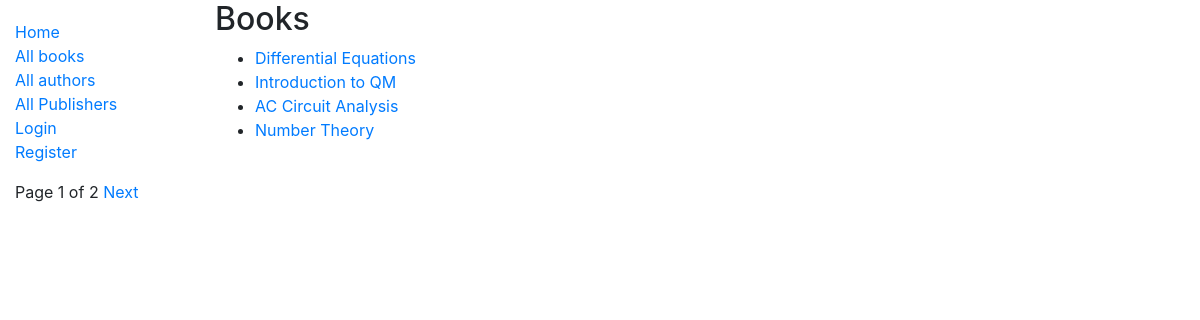
/catalog/books/, run on the app's committed database.
### catalog/models.py (models this page shows, shortened)
class Book(models.Model):
    title=models.CharField(max_length=200)
    author=models.ForeignKey('Author', on_delete=models.SET_NULL, null=True)
    language=models.ForeignKey('Language', on_delete=models.SET_NULL, null=True)
    summary=models.TextField(max_length=1000, help_text='Enter a brief description of the book')
    isbn=models.CharField('ISBN', max_length=13, unique=True, help_text='13 character <a href="https://www.isbn-international.org/content/what-isbn">ISBN number</a>')
    genre=models.ManyToManyField(Genre, help_text='Select a genre for this book')
    publisher=models.ForeignKey('Publisher', on_delete=models.SET_NULL, null=True)
    def get_absolute_url(self):
        return reverse('book-detail', args=[str(self.id)])
    def display_genre(self):
        return ', '.join(genre.name for genre in self.genre.all()[:3])
    display_genre.short_description='Genre'

### catalog/views.py (the view)
# urls.py: path('books/',views.BookListView.as_view(),name='books'),
class BookListView(generic.ListView):
    model=Book
    paginate_by=4
    def get_queryset(self):
        return Book.objects.all()
    def get_context_data(self, **kwargs):
        context=super(BookListView, self).get_context_data(**kwargs)
        context['some_data']='This is some data'
        return context

### catalog/templates/catalog/book_list.html
{% extends "base_generic.html" %}
{% block content %}
    <h2>Books</h2>
    {% if book_list %}
    <ul>
        {% for book in book_list %}
            <li><a href="{{book.get_absolute_url}}">{{book.title}}</a></li>
        {% endfor %}
    </ul>
    {% else %}
    <p>There are no books in the library</p>
    {% endif %}
{% endblock %}

### data on the page
Book: title "Differential Equations"
Book: title "Introduction to QM"
Book: title "AC Circuit Analysis"
Book: title "Number Theory"

### other printed values
{{ page_obj.number }} "1"
{{ page_obj.paginator.num_pages }} "2"
